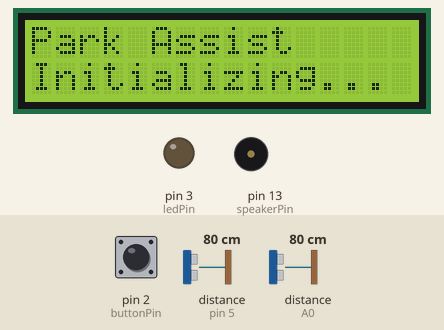
This program was run on a simulated Arduino Uno, built with avr-gcc and run on an emulated ATmega328P. Parts: 16×2 character LCD, output pins drawn as LEDs (lit = HIGH), buzzer (waves = sounding). Wiring (inferred from the names in the program): 2 × ultrasonic range finder: trigger pin 6, echo pin 5 / trigger A1, echo A0. The inputs (shaded band) are chosen by the test bench; at power-on: distance to the obstacle (sensors on A0, pin 5) 80 cm, pin 2 (buttonPin) HIGH. The echo pulse lasts 58.3 µs per cm; pins used as bus, display or sensor lines are not drawn.

Above: at 0.1 s.
At 1.2 s:
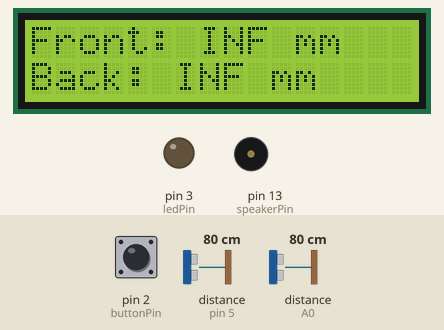
1.3 s: distance to the obstacle (sensor on A0) set to 9 cm
At 1.83 s:
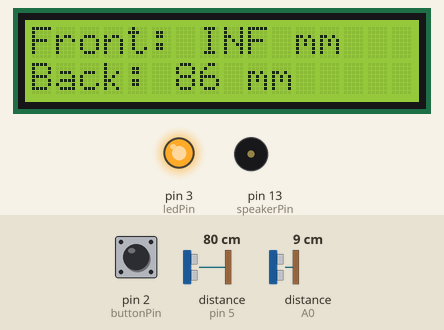
Timing chart, 0 to 7.6 s (numbered marks = the images above; inputs shaded):
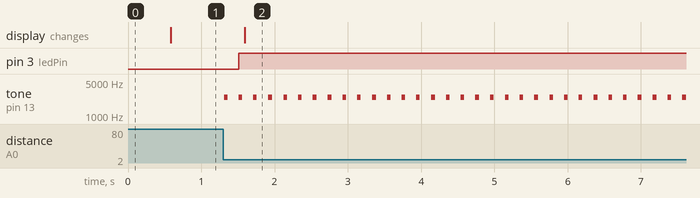

The program:

main.cpp
```cpp
#include <Arduino.h>
#include <Wire.h>
#include <LiquidCrystal.h>

// #define DEBUG

// Aux
const unsigned long serialBaudRate = 115200;

// LCD
const uint8_t lcdRsPin = 12, lcdEnPin = 11, lcdD4Pin = 10, lcdD5Pin = 9, lcdD6Pin = 8, lcdD7Pin = 7;
LiquidCrystal lcd(lcdRsPin, lcdEnPin, lcdD4Pin, lcdD5Pin, lcdD6Pin, lcdD7Pin);
const uint8_t lcdColumns = 16, lcdRows = 2;
const unsigned long lcdDebounceMilliseconds = 500;
unsigned long lcdLastUpdatedMilliseconds = 0;
const unsigned long lcdMaxSensorDistanceMillimeters = 700;

// Sensors (HC-SR04 Ultrasonic Sensors)
enum Sensor {
  FRONT = 0,
  BACK = 1
};

const uint8_t sensorTrigPins[2] = { 6, A1 };
const uint8_t sensorEchoPins[2] = { 5, A0 };
unsigned long sensorPulseDurations[2] = { 0, 0 };
unsigned long sensorDistanceMillimeters[2] = { UINT32_MAX, UINT32_MAX };

// Speaker
const uint8_t speakerPin = 13;
const unsigned int speakerToneFrequency = 2450;
const unsigned long speakerToneDurationMilliseconds = 50;
unsigned long speakerLastToneMilliseconds = 0;
bool speakerToneEnabled = true;

// Button
const uint8_t buttonPin = 2;
const unsigned long buttonDebounceMilliseconds = 100;
unsigned long buttonLastPressedMilliseconds = 0;
bool shouldHandleButton = false;

// LED
const int ledPin = 3;
const unsigned long ledDebounceMilliseconds = 500;
unsigned long ledLastUpdatedMilliseconds = 0;

// Alarm
enum Alarm {
  NONE = 0,
  LEVEL1 = 1,
  LEVEL2 = 2,
  LEVEL3 = 3
};

Alarm alarm = Alarm::NONE;
const unsigned long alarmSpeakerDebounceMilliseconds[4] = { UINT32_MAX, 450, 300, 200 };
const unsigned long alarmDistanceMillimeters[4] = { UINT32_MAX, 400, 250, 100 };
const unsigned long alarmLedValues[4] = { 0, 127, 127, 255 };

// Handles button interrupt
void handleButtonInterrupt() {
 	int buttonValue = digitalRead(buttonPin);

  if (buttonValue == LOW) {
    buttonLastPressedMilliseconds = millis();
  }
  else {
    if (millis() - buttonLastPressedMilliseconds >= buttonDebounceMilliseconds) {
      shouldHandleButton = true;
    }

    buttonLastPressedMilliseconds = 0;
  }
}

// Handles button
void handleButton() {
  shouldHandleButton = false;

  speakerToneEnabled = !speakerToneEnabled;

  char buffer[128] = "";
  sprintf(buffer, "%lu ms - Handle button - Speaker tone enabled: %d", millis(), speakerToneEnabled);
  Serial.println(buffer);
}

// Reads value from ultrasonic sensor
void readSensor(Sensor sensor)
{
  digitalWrite(sensorTrigPins[sensor], LOW);

  delayMicroseconds(2);

  digitalWrite(sensorTrigPins[sensor], HIGH);
  delayMicroseconds(10);
  digitalWrite(sensorTrigPins[sensor], LOW);

  sensorPulseDurations[sensor] = pulseIn(sensorEchoPins[sensor], HIGH);
  sensorDistanceMillimeters[sensor] = sensorPulseDurations[sensor] * 340/2/1000; // Distance = Time * Speed of sound (340m/s). Conversion to millimeters

  if (sensorDistanceMillimeters[sensor] == 0) {
    sensorDistanceMillimeters[sensor] = UINT32_MAX;
  }

  #ifdef DEBUG
  char buffer[128] = "";
  sprintf(buffer, "%lu ms - Sensor %d - Distance: %d mm", millis(), sensor, sensorDistanceMillimeters[sensor]);
  Serial.println(buffer);
  #endif
}

// Reads values from all ultrasonic sensors
void readSensors() {
  for (int i = Sensor::FRONT; i <= Sensor::BACK; i++) {
    readSensor((Sensor)i);
  }
}

// Updates distances on LCD
void updateDistancesLCD() {
  unsigned long currentMilliseconds = millis();

  if (currentMilliseconds - lcdLastUpdatedMilliseconds >= lcdDebounceMilliseconds) {
    lcdLastUpdatedMilliseconds = currentMilliseconds;

    lcd.clear();
    char buffer[lcdColumns] = "";

    if (sensorDistanceMillimeters[Sensor::FRONT] <= lcdMaxSensorDistanceMillimeters) {
      sprintf(buffer, "Front: %lu mm", sensorDistanceMillimeters[Sensor::FRONT]);
      lcd.print(buffer);
    }
    else {
      lcd.print("Front: INF mm");
    }

    lcd.setCursor(0, 1);

    if (sensorDistanceMillimeters[Sensor::BACK] <= lcdMaxSensorDistanceMillimeters) {
      sprintf(buffer, "Back: %lu mm", sensorDistanceMillimeters[Sensor::BACK]);
      lcd.print(buffer);
    }
    else {
      lcd.print("Back: INF mm");
    }
  }
}

// Computes alarm level by interpreting sensor values
void interpretSensors() {
  unsigned long minSensorDistanceMillimeters = UINT32_MAX;

  for (int i = Sensor::FRONT; i <= Sensor::BACK; i++) {
  	if (sensorDistanceMillimeters[i] < minSensorDistanceMillimeters) {
      minSensorDistanceMillimeters = sensorDistanceMillimeters[i];
    }
  }

  for (int i = Alarm::LEVEL3; i >= Alarm::NONE; i--) {
    if (minSensorDistanceMillimeters <= alarmDistanceMillimeters[i]) {
      alarm = (Alarm)i;
      return;
    }
  }

  alarm = Alarm::NONE;
}

// Handles alarm
void handleAlarm() {
  #ifdef DEBUG
  char buffer[128] = "";
  sprintf(buffer, "%lu ms - Handle alarm - Alarm: %d - Speaker tone enabled: %d", millis(), alarm, speakerToneEnabled);
  Serial.println(buffer);
  #endif

  unsigned long currentMilliseconds = millis();

  // LED control
  if (currentMilliseconds - ledLastUpdatedMilliseconds >= ledDebounceMilliseconds) {
    ledLastUpdatedMilliseconds = currentMilliseconds;

    analogWrite(ledPin, alarmLedValues[alarm]);
  }

  // Speaker control
  if (alarm != Alarm::NONE) {
    if (speakerToneEnabled) {
      if (currentMilliseconds - speakerLastToneMilliseconds >= alarmSpeakerDebounceMilliseconds[alarm]) {
        speakerLastToneMilliseconds = currentMilliseconds;

        tone(speakerPin, speakerToneFrequency, speakerToneDurationMilliseconds);
      }
    }
  }
}

// Initializes system
void setup() {
  Serial.begin(serialBaudRate); // Initialize serial port

  #ifdef DEBUG
  char buffer[128] = "";
  sprintf(buffer, "%lu ms - Setup", millis());
  Serial.println(buffer);
  #endif

  // Initialize LCD
  lcd.begin(lcdColumns, lcdRows);
  lcd.print("Park Assist");
  lcd.setCursor(0, 1);
  lcd.print("Initializing...");
  lcdLastUpdatedMilliseconds = millis();

  // Initialize button
  pinMode(buttonPin, INPUT_PULLUP);
  attachInterrupt(digitalPinToInterrupt(buttonPin), handleButtonInterrupt, CHANGE);

  pinMode(speakerPin, OUTPUT); // Initialize Speaker

  pinMode(ledPin, OUTPUT); // Initialize LED

  // Initialize sensors
  for (int i = Sensor::FRONT; i <= Sensor::BACK; i++) {
  	pinMode(sensorTrigPins[i], OUTPUT);
    pinMode(sensorEchoPins[i], INPUT);
  }
}

// Main working loop
void loop() {
  if (shouldHandleButton) {
    handleButton();
  }

  readSensors();
  updateDistancesLCD();
  interpretSensors();
  handleAlarm();
}
```

Measured:
- after the input at 1.3 s, pin 3 (ledPin): LOW → HIGH after 0.21 s; tone on pin 13 (speakerPin): alternates 2450 Hz for 0.05 s and silent for 0.15 s, starting at once; the display: changes after 0.29 s (image 2)
